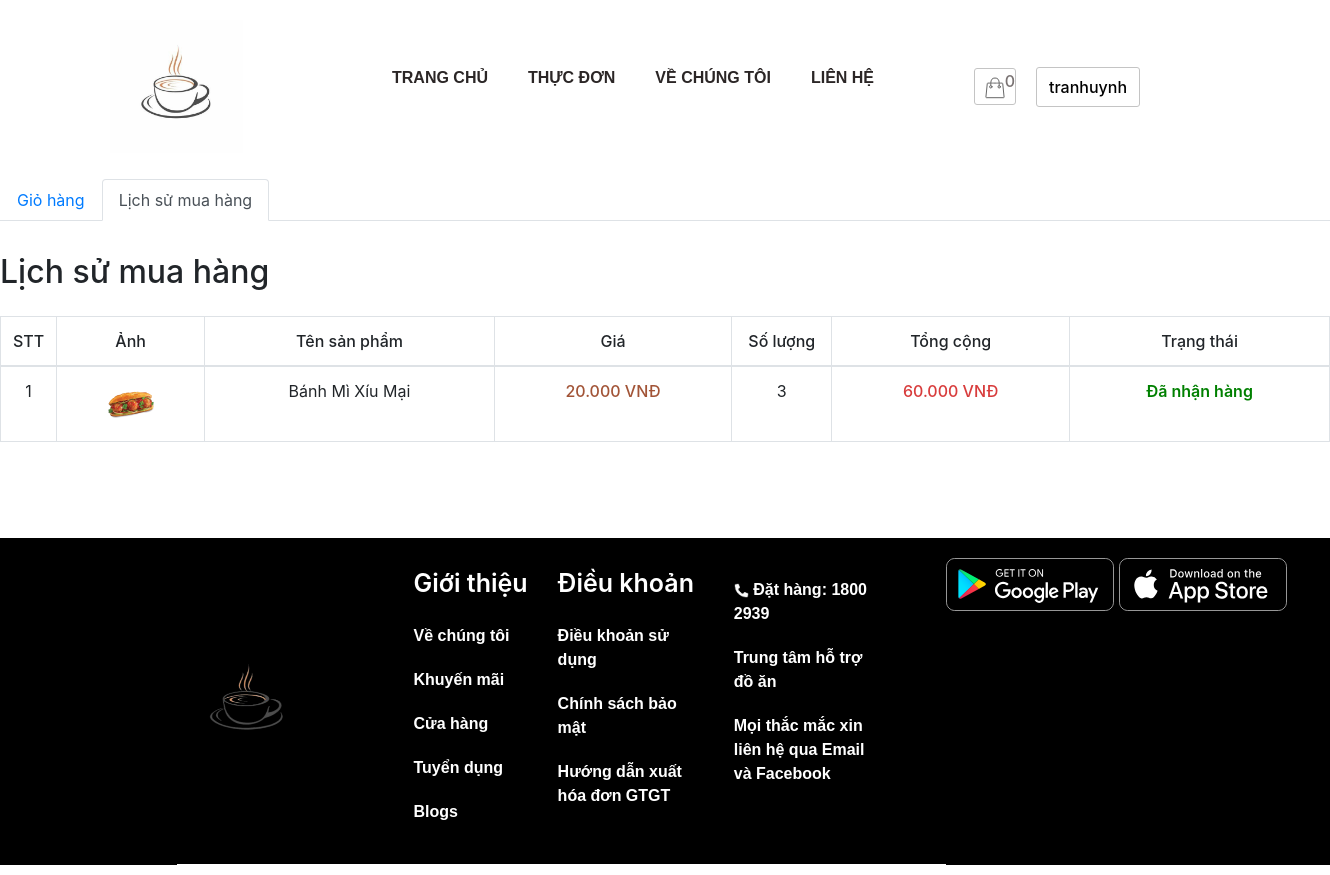
/store/cart/history.php (signed in), run on the app's committed database.
### tables this page shows
CREATE TABLE `order_details` (
  `id` int(11) NOT NULL,
  `order_id` int(11) NOT NULL,
  `product_id` int(11) NOT NULL,
  `id_user` int(11) NOT NULL,
  `num` int(11) NOT NULL,
  `price` float NOT NULL,
  `status` varchar(250) NOT NULL
);

CREATE TABLE `product` (
  `id` int(11) NOT NULL,
  `title` varchar(200) NOT NULL,
  `price` float NOT NULL,
  `number` float NOT NULL,
  `thumbnail` varchar(500) NOT NULL,
  `content` text NOT NULL,
  `id_category` int(11) NOT NULL
);

### store/database/dbhelper.php (called while the page is built, shortened)
<?php
if (!function_exists('executeResult')) {
    function executeResult($sql)
    {
        $con = mysqli_connect(HOST, USERNAME, PASSWORD, DATABASE);
        $result = mysqli_query($con, $sql);
        $data   = [];
        while ($row = mysqli_fetch_array($result, 1)) {
            $data[] = $row;
        }
        return $data;
    }
}
?>

### store/cart/history.php (the view, shortened to what this page needs)
<?php
require_once('../database/dbhelper.php');
?>
<!DOCTYPE html>
<html lang="en">
<head>
    <link rel="stylesheet" href="https://maxcdn.bootstrapcdn.com/bootstrap/4.4.1/css/bootstrap.min.css">
    <link rel="stylesheet" href="../css/all.css">
    <link rel="stylesheet" href="../css/header.css">
</head>
<body>
    <div id="wrapper">
        <?php require('../layout/header.php') ?>
        <main>
            <section class="cart">
                <div class="container-top">
                    <div class="panel panel-primary">
                        <div class="panel-heading" style="padding: 1rem 0;">
                            <ul class="nav nav-tabs">
                                <li class="nav-item">
                                    <a class="nav-link" href="../cart/cart.php">Giỏ hàng</a>
                                </li>
                                <li class="nav-item ">
                                    <a class="nav-link active" href="../cart/history.php">Lịch sử mua hàng</a>
                                </li>
                            </ul>
                            <h2 style="padding-top:2rem" class="">Lịch sử mua hàng</h2>
                        </div>
                        <table class="table table-bordered table-hover">
                            <thead>
                                <tr style="font-weight: 500;text-align: center;">
                                    <td width="50px">STT</td>
                                    <td>Ảnh</td>
                                    <td>Tên sản phẩm</td>
                                    <td>Giá</td>
                                    <td>Số lượng</td>
                                    <td>Tổng cộng</td>
                                    <td>Trạng thái</td>
                                </tr>
                            </thead>
                            <tbody>
                                <?php
                                if (isset($_COOKIE['username'])) {
                                    $username = $_COOKIE['username'];
                                    $sql = "SELECT * FROM user WHERE username = '$username'";
                                    $user = executeResult($sql);
                                    $userId = $user[0]['id_user'];
                                    $sql = "SELECT od.*, p.title, p.thumbnail
                                            FROM order_details od
                                            JOIN product p ON od.product_id = p.id
                                            WHERE od.id_user = '$userId'
                                            ORDER BY od.order_id DESC";
                                    $order_details_List = executeResult($sql);
                                    $count = 0;
                                    foreach ($order_details_List as $item) {
                                        echo '
                                        <tr style="text-align: center;">
                                            <td width="50px">' . (++$count) . '</td>
                                            <td style="text-align:center">
                                                <img width="50px" src="../../admin/product/' . $item['thumbnail'] . '">
                                            </td>
                                            <td>' . $item['title'] . '</td>
                                            <td class="b-500 orange">' . number_format($item['price'], 0, ',', '.') . '<span> VNĐ</span></td>
                                            <td width="100px">' . $item['num'] . '</td>
                                            <td class="b-500 red">' . number_format($item['num'] * $item['price'], 0, ',', '.') . '<span> VNĐ</span></td>
                                            <td style="color:green; font-weight:600;">' . $item['status'] . '</td>
                                        </tr>
                                        ';
                                    }
                                }
                                ?>
                            </tbody>
                        </table>
                    </div>
                </div>
            </section>
        </main>
        <?php require_once('../layout/footer.php'); ?>
    </div>
</body>
</html>

### store/css/index.css (style rules this page uses)
body { margin: 0; padding: 0; font-family: 'SanomatGrabApp', -apple-system, BlinkMacSystemFont, 'Segoe UI', 'PingFang SC', 'Hiragino Sans GB', 'Microsoft YaHei', 'Helvetica Neue', 'Helvetica', 'Arial', sans-serif, 'Apple Color Emoji', 'Segoe UI Emoji', 'Segoe UI Symbol'; }
#wrapper { width: 100%; margin: 0 auto; }

### store/cart/history.php (style rules this page uses)
main { padding-bottom: 4rem; }
.b-500, .bold { font-weight: 500; }
.red { color: rgba(207, 16, 16, 0.815); }
.orange { color: #a25437; }

### data on the page
order_details: product.thumbnail (picture), product.title "Bánh Mì Xíu Mại", price "20.000", num "3", $item['num'] * $item['price'] "60.000", status "Đã nhận hàng"

### other printed values
$count "0"
$_COOKIE['username'] "tranhuynh"
